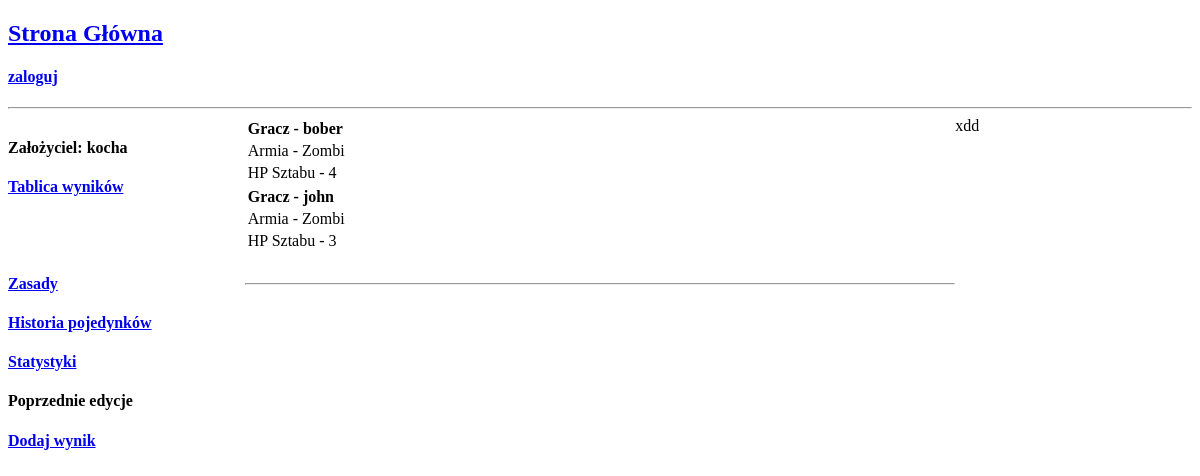
Page /turniej/1/historia-pojedynków/ on the earlier database version.
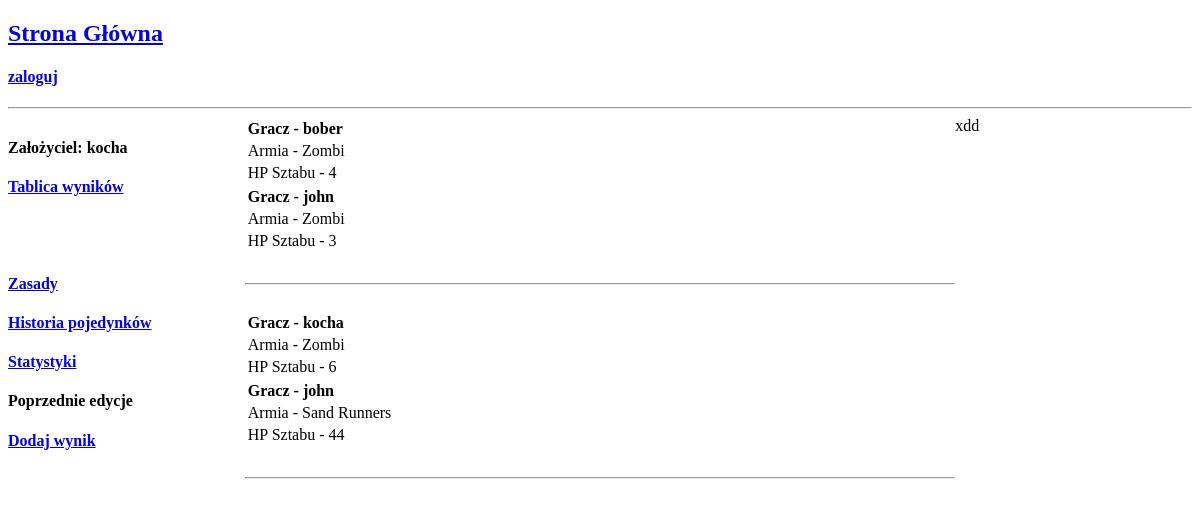
Same page on the later database version.
### base/models.py (models this page shows, shortened)
class Tournaments(models.Model):
    host = models.ForeignKey(User, on_delete = models.SET_NULL, null = True)
    name = models.CharField(max_length = 255)
    description = models.TextField(null = True, blank = True)
    rules = models.TextField(null = True, blank = True)
    participants = models.ManyToManyField(User, related_name = 'participants', blank = True)
    created = models.DateTimeField(auto_now_add = True)

class DuelUser(models.Model):
    user = models.ForeignKey(User, on_delete= models.SET_NULL, null = True, blank = True)
    army = models.ForeignKey(Armies, on_delete= models.SET_NULL, null = True)
    hp = models.IntegerField()

class Armies(models.Model):
    name = models.CharField(max_length=255)
    def __str__(self):
        return self.name

### base/views.py (called while the page is built)
def tournaments_duels(request, pk):
    tournament = Tournaments.objects.get(id=pk)
    duels = Duels.objects.filter(tournament = tournament)
    duels_player_list = []
    for duel in duels:
        players = []
        for player in duel.users.all():
             players.append(player)
        duels_player_list.append(players)
    context = {'duels_player_list':duels_player_list,'tournament':tournament}
    return render(request, 'tournament/duels.html', context)

### base/templates/tournament/duels.html (shortened to what this page needs)
{% extends 'tournament/main_tournament.html' %}
{%  block tournament_content %}
<div>
    <div>
    {% for players in duels_player_list %}
        <table>
            {% for player in players %}
                <tr><td><strong>Gracz - {{ player.user.username }}</strong></td></tr>
                <tr><td>Armia - {{ player.army }}</td></tr>
                <tr><td>HP Sztabu - {{ player.hp }}</td></tr>
            {% endfor %}
        </table>
        <br> <hr> <br>
    {% endfor %}
    </div>
</div>
{% endblock tournament_content %}

### base/templates/tournament/main_tournament.html (shortened to what this page needs)
{% extends 'main.html' %}
{% block content %}
<div class="tournament-container">
    <div>
        <h4>Założyciel: {{ tournament.host }}</h4>
        <h4><a href = "{% url 'tournament' tournament.id %}">Tablica wyników</a></h4>
        <br> <br>
        <h4><a href = "{% url 'rules' tournament.id %}">Zasady</a></h4>
        <h4><a href = "{% url 'history_of_duels' tournament.id %}">Historia pojedynków</a></h4>
        <h4><a href = "{% url 'tournament_statistics' tournament.id %}">Statystyki</a></h4>
        <h4>Poprzednie edycje</h4>
        <h4><a href = "{% url 'duel' tournament.id %}">Dodaj wynik</a></h4>
        <br> <br>
    </div>
  {% block tournament_content %}
  {% endblock tournament_content %}
    <div>
        xdd
    </div>
</div>
{% endblock content %}

### templates/main.html (shortened to what this page needs)
<!DOCTYPE html>
<html lang="en">
<head>
</head>
<body>
    {% include 'navbar.html' %}
    {% block content %}
    {% endblock content %}
</body>

### templates/navbar.html
<h2><a href = "{% url 'home' %}">Strona Główna</a></h2>
{% if request.user.is_authenticated %}
<h3> Witaj Lordzie {{ user.username }} </h3>
<h4><a href = "{% url 'your_profile' %}"> Twój Profil Lorda </a></h4>
<h4><a href = "{% url 'logout' %}">wyloguj</a></h4>
{% else %}
<h4>
    <a href = "{% url 'login' %}">zaloguj</a>
</h4>
{% endif %}
<hr>

### base/templates/tournament/main_tournament.html (style rules this page uses)
.tournament-container { display: grid; grid-template-columns: 1fr 3fr 1fr; }

Differences in the rows shown:
added DuelUser: user.username "kocha", army "Zombi", hp "6"
added DuelUser: user.username "john", army "Sand Runners", hp "44"
